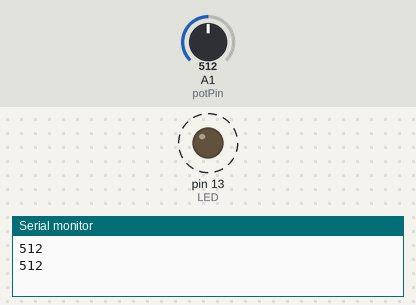
This sketch was run on a simulated Arduino Uno, built with avr-gcc and run on an emulated ATmega328P. Parts: output pins drawn as LEDs (lit = HIGH), the last lines printed to the serial monitor. Dashed ring = blinking. The inputs (shaded band) are chosen by the test bench; at power-on: A1 (potPin) = 512.

Above: at 1.4 s.
1.5 s: A1 (potPin) set to 122
At 2.18 s:
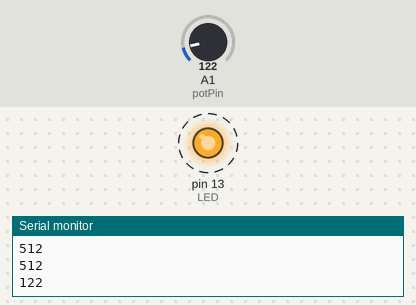
4.8 s: A1 (potPin) set to 0
At 4.95 s:
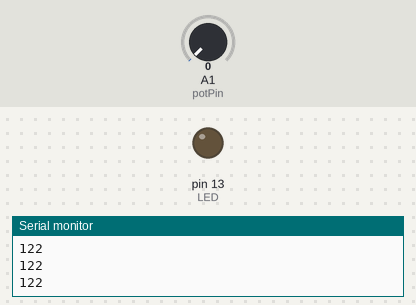
Timing chart, 0 to 14.1 s (numbered marks = the images above; inputs shaded):
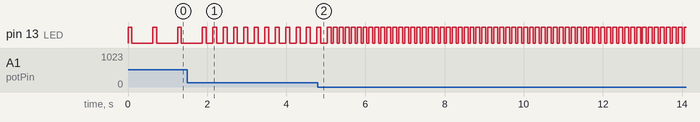

Measured:
- after the input at 1.5 s, pin 13 (LED): alternates HIGH for 0.10 s and LOW for 0.16 s, starting after 0.64 s
- by itself, pin 13 (LED): alternates HIGH for 0.10 s and LOW for 0.53 s

The sketch:

blink_potenziometro.ino
```cpp
#define LED 13

int potPin = A1;
int lum = 15;

void setup() {
  Serial.begin(9600);
  pinMode(LED, OUTPUT);
}

void loop() {
  int potValue = analogRead(potPin);

  int delayTime = map(potValue, 0, 1023, 50, 1000);

  digitalWrite(LED, HIGH);
  delay(100);  // Adjust this value if needed for the desired on time

  digitalWrite(LED, LOW);
  delay(delayTime);

Serial.println(potValue);
}
```
